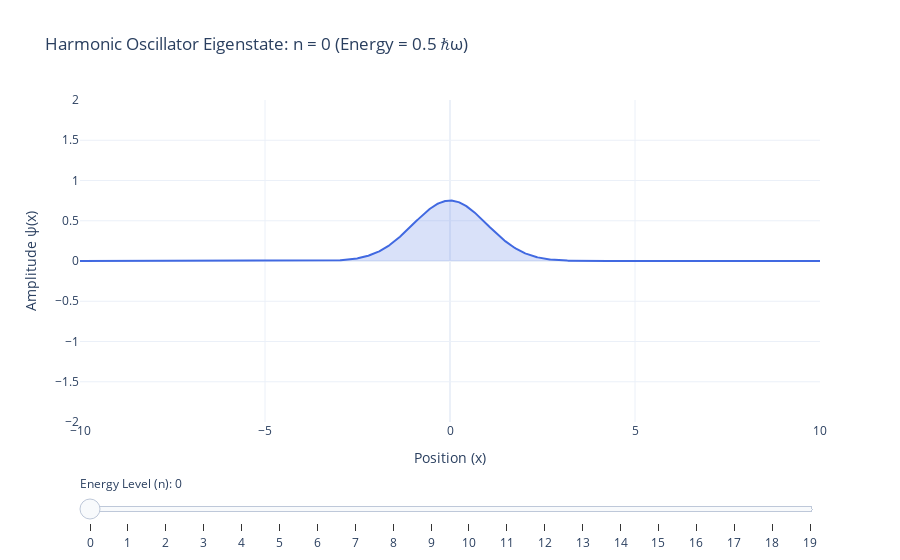

Source (notebook cell):
### Markdown cell above
### Interactive Exploration with Plotly
Static plots are okay, but interactive ones are better. Let's make a plot where you can use a slider to visualize different wavefunctions.

Don't worry about the details of the plotting code, focus on how the plot changes as you move the slider.

### Code cell
import numpy as np
import plotly.graph_objects as go
from scipy.special import eval_hermite
from math import factorial

def psi_n_analytic(x, n):
    """
    Analytic wavefunction for the nth state of a quantum harmonic oscillator.
    Assumes m = omega = hbar = 1.
    """
    normalization = 1.0 / np.sqrt(2**n * factorial(n) * np.sqrt(np.pi))
    return normalization * np.exp(-x**2 / 2.0) * eval_hermite(n, x)

# Define domain
x_vec = np.linspace(-10, 10, 1000)
n_max = 20  # Max energy level for the slider

# 2. Pre-compute data for all steps
# This makes the slider interaction instant
data_cache = [psi_n_analytic(x_vec, n) for n in range(n_max)]

# 3. Create Figure
fig = go.Figure()

# Add the initial trace (n=0)
fig.add_trace(go.Scatter(
    x=x_vec,
    y=data_cache[0],
    name="Wavefunction",
    line=dict(color='royalblue', width=2),
    fill='tozeroy',  # Nice visual touch to show "area"
    fillcolor='rgba(65, 105, 225, 0.2)' # Semi-transparent blue
))

# 4. Create Slider Steps
steps = []
for n in range(n_max):
    step = dict(
        method="update",
        args=[
            {"y": [data_cache[n]]},  # Update the y-data of the trace
            {"title": f"Harmonic Oscillator Eigenstate: n = {n} (Energy = {n+0.5} ℏω)"}
        ],
        label=str(n)
    )
    steps.append(step)

# 5. Configure Layout with Slider
fig.update_layout(
    title=f"Harmonic Oscillator Eigenstate: n = 0 (Energy = 0.5 ℏω)",
    xaxis_title="Position (x)",
    yaxis_title="Amplitude ψ(x)",
    yaxis=dict(range=[-2, 2]), # Fixed range prevents jumping axes
    sliders=[dict(
        active=0,
        currentvalue={"prefix": "Energy Level (n): "},
        pad={"t": 50},
        steps=steps
    )],
    template="plotly_white"
)

fig.show()

### Figure 1 — Plotly figure (JSON) as saved in the notebook; plotly's stock layout.template omitted (floating-point values rounded to 4 significant figures; data arrays with more than 128 entries replaced by an {"elided": "..."} marker saying what was removed)
{"data": [{"fill": "tozeroy", "fillcolor": "rgba(65, 105, 225, 0.2)", "line": {"color": "royalblue", "width": 2}, "name": "Wavefunction", "type": "scatter", "x": {"elided": "1000 float values"}, "y": {"elided": "1000 float values"}}], "layout": {"sliders": [{"active": 0, "currentvalue": {"prefix": "Energy Level (n): "}, "pad": {"t": 50}, "steps": [{"args": [{"y": {"elided": "1x1000 float values"}}, {"title": "Harmonic Oscillator Eigenstate: n = 0 (Energy = 0.5 ℏω)"}], "label": "0", "method": "update"}, {"args": [{"y": {"elided": "1x1000 float values"}}, {"title": "Harmonic Oscillator Eigenstate: n = 1 (Energy = 1.5 ℏω)"}], "label": "1", "method": "update"}, {"args": [{"y": {"elided": "1x1000 float values"}}, {"title": "Harmonic Oscillator Eigenstate: n = 2 (Energy = 2.5 ℏω)"}], "label": "2", "method": "update"}, {"args": [{"y": {"elided": "1x1000 float values"}}, {"title": "Harmonic Oscillator Eigenstate: n = 3 (Energy = 3.5 ℏω)"}], "label": "3", "method": "update"}, {"args": [{"y": {"elided": "1x1000 float values"}}, {"title": "Harmonic Oscillator Eigenstate: n = 4 (Energy = 4.5 ℏω)"}], "label": "4", "method": "update"}, {"args": [{"y": {"elided": "1x1000 float values"}}, {"title": "Harmonic Oscillator Eigenstate: n = 5 (Energy = 5.5 ℏω)"}], "label": "5", "method": "update"}, {"args": [{"y": {"elided": "1x1000 float values"}}, {"title": "Harmonic Oscillator Eigenstate: n = 6 (Energy = 6.5 ℏω)"}], "label": "6", "method": "update"}, {"args": [{"y": {"elided": "1x1000 float values"}}, {"title": "Harmonic Oscillator Eigenstate: n = 7 (Energy = 7.5 ℏω)"}], "label": "7", "method": "update"}, {"args": [{"y": {"elided": "1x1000 float values"}}, {"title": "Harmonic Oscillator Eigenstate: n = 8 (Energy = 8.5 ℏω)"}], "label": "8", "method": "update"}, {"args": [{"y": {"elided": "1x1000 float values"}}, {"title": "Harmonic Oscillator Eigenstate: n = 9 (Energy = 9.5 ℏω)"}], "label": "9", "method": "update"}, {"args": [{"y": {"elided": "1x1000 float values"}}, {"title": "Harmonic Oscillator Eigenstate: n = 10 (Energy = 10.5 ℏω)"}], "label": "10", "method": "update"}, {"args": [{"y": {"elided": "1x1000 float values"}}, {"title": "Harmonic Oscillator Eigenstate: n = 11 (Energy = 11.5 ℏω)"}], "label": "11", "method": "update"}, {"args": [{"y": {"elided": "1x1000 float values"}}, {"title": "Harmonic Oscillator Eigenstate: n = 12 (Energy = 12.5 ℏω)"}], "label": "12", "method": "update"}, {"args": [{"y": {"elided": "1x1000 float values"}}, {"title": "Harmonic Oscillator Eigenstate: n = 13 (Energy = 13.5 ℏω)"}], "label": "13", "method": "update"}, {"args": [{"y": {"elided": "1x1000 float values"}}, {"title": "Harmonic Oscillator Eigenstate: n = 14 (Energy = 14.5 ℏω)"}], "label": "14", "method": "update"}, {"args": [{"y": {"elided": "1x1000 float values"}}, {"title": "Harmonic Oscillator Eigenstate: n = 15 (Energy = 15.5 ℏω)"}], "label": "15", "method": "update"}, {"args": [{"y": {"elided": "1x1000 float values"}}, {"title": "Harmonic Oscillator Eigenstate: n = 16 (Energy = 16.5 ℏω)"}], "label": "16", "method": "update"}, {"args": [{"y": {"elided": "1x1000 float values"}}, {"title": "Harmonic Oscillator Eigenstate: n = 17 (Energy = 17.5 ℏω)"}], "label": "17", "method": "update"}, {"args": [{"y": {"elided": "1x1000 float values"}}, {"title": "Harmonic Oscillator Eigenstate: n = 18 (Energy = 18.5 ℏω)"}], "label": "18", "method": "update"}, {"args": [{"y": {"elided": "1x1000 float values"}}, {"title": "Harmonic Oscillator Eigenstate: n = 19 (Energy = 19.5 ℏω)"}], "label": "19", "method": "update"}]}], "title": {"text": "Harmonic Oscillator Eigenstate: n = 0 (Energy = 0.5 ℏω)"}, "xaxis": {"title": {"text": "Position (x)"}}, "yaxis": {"range": [-2, 2], "title": {"text": "Amplitude ψ(x)"}}}}
